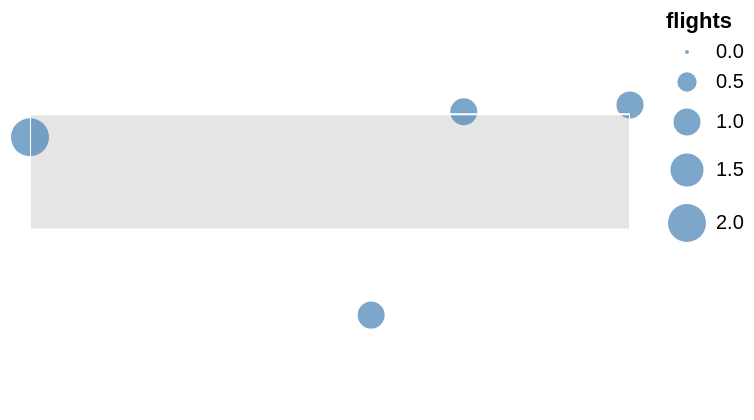

The specification (Vega-Lite) saved for this image:
### Vega-Lite specification from a JSON file in a GitHub repository (floating-point values rounded to 4 significant figures)
{"$schema": "https://vega.github.io/schema/vega-lite/v6.json", "description": "The same brush over a map, dragged along latitude only, and it is not the two-channel case with a channel removed. The rectangle spans the plot across, so the brush is a band over the map rather than a line; and the two stated latitudes have no longitude to be projected with, so they borrow the place the middle of the plot inverts back to — which is the whole reason `projection_center` exists. The aggregate below it is the second rule this fixture carries: an aggregate's rows are not the rows that went in, so a selection remembering rows by identity writes the identity again beneath it, and a circle without one could not be picked at all.", "width": 300, "height": 200, "projection": {"type": "albersUsa"}, "data": {"values": [{"port": "a", "lon": -122.4, "lat": 37.8}, {"port": "a", "lon": -122.4, "lat": 37.8}, {"port": "b", "lon": -87.6, "lat": 41.9}, {"port": "c", "lon": -74.0, "lat": 40.7}, {"port": "d", "lon": -95.4, "lat": 29.8}]}, "transform": [{"aggregate": [{"op": "count", "as": "flights"}], "groupby": ["port", "lon", "lat"]}], "params": [{"name": "brush", "select": {"type": "interval", "encodings": ["latitude"]}, "value": {"latitude": [35, 42]}}], "mark": "circle", "encoding": {"longitude": {"field": "lon", "type": "quantitative"}, "latitude": {"field": "lat", "type": "quantitative"}, "size": {"field": "flights", "type": "quantitative"}, "color": {"condition": {"param": "brush", "empty": false, "value": "goldenrod"}, "value": "steelblue"}}}
